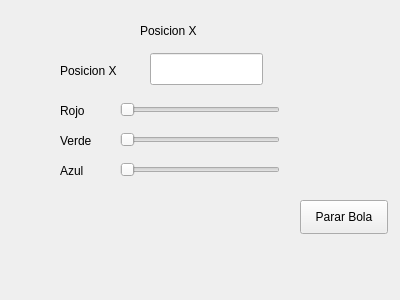
<?xml version="1.0" encoding="UTF-8"?>
<ui version="4.0">
 <class>WidgetDetalleBola</class>
 <widget class="QWidget" name="WidgetDetalleBola">
  <property name="geometry">
   <rect>
    <x>0</x>
    <y>0</y>
    <width>400</width>
    <height>300</height>
   </rect>
  </property>
  <property name="windowTitle">
   <string>Form</string>
  </property>
  <widget class="QLabel" name="lNombre">
   <property name="geometry">
    <rect>
     <x>140</x>
     <y>20</y>
     <width>111</width>
     <height>21</height>
    </rect>
   </property>
   <property name="text">
    <string>Posicion X</string>
   </property>
  </widget>
  <widget class="QLineEdit" name="lePosX">
   <property name="geometry">
    <rect>
     <x>150</x>
     <y>53</y>
     <width>113</width>
     <height>32</height>
    </rect>
   </property>
  </widget>
  <widget class="QSlider" name="slAzul">
   <property name="geometry">
    <rect>
     <x>120</x>
     <y>160</y>
     <width>160</width>
     <height>20</height>
    </rect>
   </property>
   <property name="orientation">
    <enum>Qt::Horizontal</enum>
   </property>
  </widget>
  <widget class="QLabel" name="label_3">
   <property name="geometry">
    <rect>
     <x>60</x>
     <y>130</y>
     <width>51</width>
     <height>21</height>
    </rect>
   </property>
   <property name="text">
    <string>Verde</string>
   </property>
  </widget>
  <widget class="QLabel" name="label">
   <property name="geometry">
    <rect>
     <x>60</x>
     <y>60</y>
     <width>111</width>
     <height>21</height>
    </rect>
   </property>
   <property name="text">
    <string>Posicion X</string>
   </property>
  </widget>
  <widget class="QLabel" name="label_2">
   <property name="geometry">
    <rect>
     <x>60</x>
     <y>100</y>
     <width>51</width>
     <height>21</height>
    </rect>
   </property>
   <property name="text">
    <string>Rojo</string>
   </property>
  </widget>
  <widget class="QSlider" name="slRojo">
   <property name="geometry">
    <rect>
     <x>120</x>
     <y>100</y>
     <width>160</width>
     <height>20</height>
    </rect>
   </property>
   <property name="orientation">
    <enum>Qt::Horizontal</enum>
   </property>
  </widget>
  <widget class="QSlider" name="slVerde">
   <property name="geometry">
    <rect>
     <x>120</x>
     <y>130</y>
     <width>160</width>
     <height>20</height>
    </rect>
   </property>
   <property name="orientation">
    <enum>Qt::Horizontal</enum>
   </property>
  </widget>
  <widget class="QLabel" name="label_4">
   <property name="geometry">
    <rect>
     <x>60</x>
     <y>160</y>
     <width>51</width>
     <height>21</height>
    </rect>
   </property>
   <property name="text">
    <string>Azul</string>
   </property>
  </widget>
  <widget class="QPushButton" name="bParar">
   <property name="geometry">
    <rect>
     <x>300</x>
     <y>200</y>
     <width>88</width>
     <height>34</height>
    </rect>
   </property>
   <property name="text">
    <string>Parar Bola</string>
   </property>
  </widget>
 </widget>
 <resources/>
 <connections/>
</ui>
